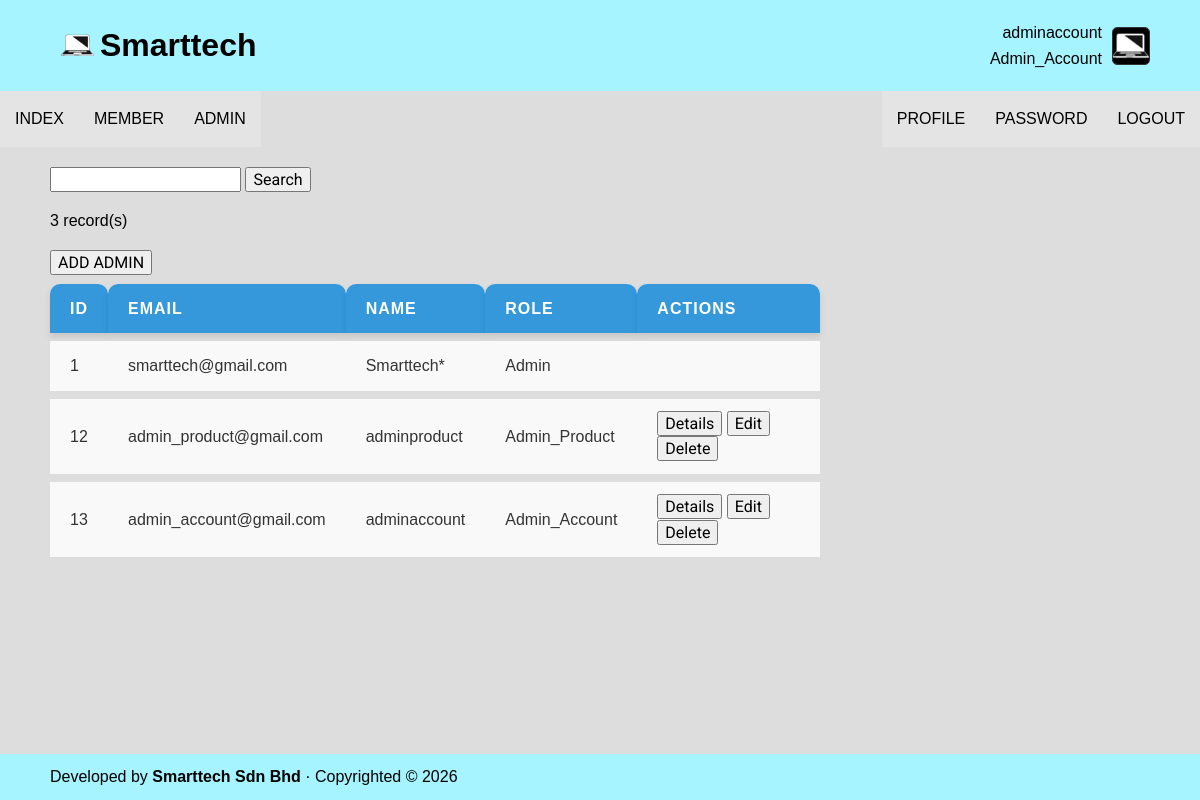
The page /admin_account_manage/admin.php (signed in) on the database its author committed.
### tables this page shows
CREATE TABLE `user` (
  `id` int(11) NOT NULL,
  `email` varchar(100) NOT NULL,
  `password` varchar(100) NOT NULL,
  `name` varchar(100) NOT NULL,
  `photo` varchar(100) NOT NULL,
  `role` varchar(100) NOT NULL,
  `status` enum('Active','Blocked') DEFAULT 'Active',
  `verified` tinyint(1) DEFAULT 0
);

### admin_account_manage/admin.php (the view, shortened to what this page needs)
<?php
require '../_base.php';
$name = req('name');
$stm = $_db->prepare('SELECT * FROM user WHERE role IN ("Admin", "Admin_Product", "Admin_Account") AND name LIKE ?');
$stm->execute(["%$name%"]);
$arr = $stm->fetchAll();
include '../_head.php';
?>
<form>
    <?= html_search('name') ?>
    <button>Search</button>
</form>
<p><?= count($arr) ?> record(s)</p>
<form method="GET" action="/admin_account_manage/admin_add.php" style="display:inline;">
    <button type="submit" class="button">ADD ADMIN</button>
</form>
<table class="table">
    <tr>
        <th>Id</th>
        <th>Email</th>
        <th>Name</th>
        <th>Role</th>
        <th>Actions</th>
    </tr>
    <?php foreach ($arr as $s): ?>
    <tr>
        <td><?= $s->id ?></td>
        <td><?= $s->email ?></td>
        <td><?= $s->name ?></td>
        <td><?= ucfirst($s->role) ?></td>
        <td>
    <?php if ($s->role !== 'Admin'): ?>
        <form method="GET" action="/admin_account_manage/admin_detail.php" style="display:inline;">
            <button type="submit" class="button">Details</button>
        </form>
        <form method="GET" action="/admin_account_manage/admin_update.php" style="display:inline;">
            <button type="submit" class="button">Edit</button>
        </form>
        <form method="POST" style="display:inline;">
            <button type="submit" onclick="return confirm('Are you sure you want to delete this admin?')">Delete</button>
        </form>
    <?php endif; ?>
</td>
    </tr>
    <?php endforeach ?>
</table>
<?php
include '../_foot.php';
?>

### _head.php (shortened to what this page needs)
<!DOCTYPE html>
<html lang="en">
<head>
    <link rel="stylesheet" href="/css/app.css">
</head>
<body>
    <header>
        <h1><a href="/">Smarttech</a></h1>
        <?php if ($_user): ?>
            <div>
                <?= $_user-> name ?><br>
                <?= $_user-> role ?>
            </div>
            <img src="/photos/<?= $_user->photo ?>">
        <?php endif ?>
    </header>
    <nav>
        <a href="/">INDEX</a>
        <?php if ($_user?->role === 'Admin' || $_user?->role === 'Admin_Account'): ?>
            <a href="/admin_account_manage/member.php">MEMBER</a>
        <?php endif ?>
        <?php if ($_user?->role === 'Admin' || $_user?->role === 'Admin_Account'): ?>
            <a href="/admin_account_manage/admin.php">ADMIN</a>
        <?php endif ?>
        <div></div>
        <?php if ($_user): ?>
            <a href="/user/profile.php">PROFILE</a>
            <a href="/user/password.php">PASSWORD</a>
            <a href="/user/logout.php">LOGOUT</a>
        <?php else: ?>
            <a href="/user/login.php">LOGIN</a>
        <?php endif ?>
    </nav>
    <main>

### css/app.css (style rules this page uses)
body, input, button, textarea, select { font: 16px 'Roboto', sans-serif; }
body { margin: 0; height: 100vh; display: grid; grid: auto auto 1fr auto / auto; background: rgb(221, 221, 221); }
header, footer { padding: 10px 50px; background: #a5f4ff; }
header { display: flex; gap: 10px; align-items: center; }
header h1 { flex: 1; margin: 10px; padding-left: 40px; background: url(/images/logo.png) no-repeat left / 36px ; }
header a { color: inherit; text-decoration: none; }
header div { text-align: right; }
header img { width: 36px; height: 36px; border: 1px solid #333; border-radius: 5px; }
nav { background: rgb(221, 221, 221); display: flex; }
nav a { padding: 15px 15px; color: #000000; background: #e4e4e4; text-decoration: none; white-space: nowrap; }
nav div { flex: 1; }
main { padding: 20px 50px; }
.table { border-collapse: separate; border-spacing: 0 8px; width: 70%; font-family: 'Arial', sans-serif; }
.table th, .table td { border: none; padding: 12px 20px; text-align: left; }
.table th { background: #3498db; color: white; font-weight: 600; text-transform: uppercase; letter-spacing: 1px; border-top-left-radius: 10px; border-top-right-radius: 10px; box-shadow: 0 4px 6px rgba(0, 0, 0, 0.1); }
.table tr { background-color: #f9f9f9; transition: background-color 0.3s ease-in-out; }
.table td { color: #333; position: relative; font-size: 16px; padding: 12px 20px; overflow: visible; }
body { font-family: Arial, sans-serif; line-height: 1.6; }

### rows shown on the page
user: name "adminaccount", role "Admin_Account", photo (picture), id "13", email "admin_account@gmail.com"
user: id "1", email "smarttech@gmail.com", name "Smarttech*", role "Admin"
user: id "12", email "admin_product@gmail.com", name "adminproduct", role "Admin_Product"

### other values the page prints
count($arr) "3"
